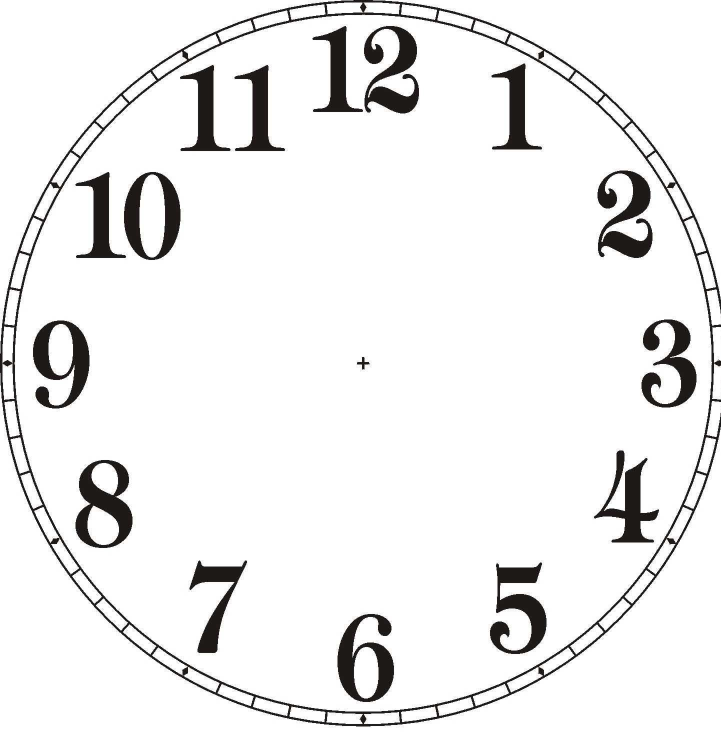
#> input picture clock1.jpg, 1442 x 1471 px, found by its file name (shown at 1/2 size)
$ python clock.py   (older library calls are emulated)
#> lines starting #> are read from the running program, lines starting #| are printed output that depends on the picture
from tkinter import *
from PIL import Image,ImageTk,ImageDraw
from datetime import *
import time
from math import *

class clock():
    def __init__(self,root):
        self.root = root
        self.root.iconbitmap("C:/Users/MUHAMMAD RAFAY/Downloads/333333333333 (1).ico")
        self.root.title("Clock")
        self.root.geometry("1350x750+0+0")
        self.root.config(bg="indigo")

        title = Label(self.root,text = "BMS ANALOG CLOCK",font=("Monotype Corsiva",50,"bold"),
                     bg="black",fg="white",bd=4)
        title.place(x=0,y=50,relwidth=1)

        self.lbl = Label(self.root,bg="white",bd = 20 , relief = RAISED)
        self.lbl.place(x=450,y=160,height=400,width=400)
#         self.clock_image()
        self.working()

    def clock_image(self,hr,minute,sec):
#> called with hr = 690, minute = 306, sec = 240
        clock=Image.new("RGB",(400,400),(255,255,255))
#> clock: PIL image 400x400 RGB; every value is 255
        draw = ImageDraw.Draw(clock)
        #------------CLOCK IMAGE---------------
        bg = Image.open("C:/Users/MUHAMMAD RAFAY/Desktop/PROGRAMMING FUNDAMENTAL/PROGRAMMING FUNDAMENTAL/Projects/Analog Clock/clock1.jpg")
#> bg is the input picture: PIL image 1442x1471 RGB; mean R, G, B 237.2, 236.9, 236.8
        bg = bg.resize((300,300),Image.ANTIALIAS)
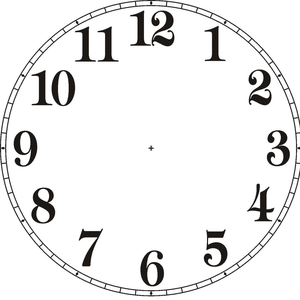
#> bg: PIL image 300x300 RGB; mean R, G, B 236.6, 236.4, 236.2
        clock.paste(bg,(50,50))
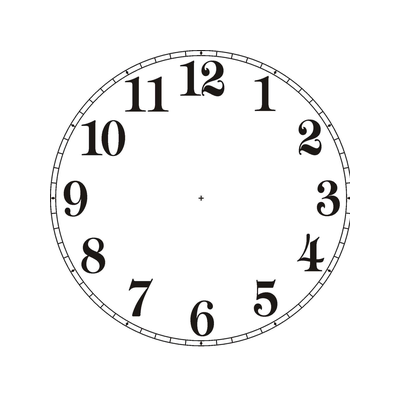
#> clock: PIL image 400x400 RGB; mean R, G, B 244.7, 244.5, 244.4

        # [8 lines of commented-out code are left out]
        origin = 200,200

        #------------Hour Line IMAGE---------------
        draw.line((origin,200+50*sin(radians(hr)),200-50*cos(radians(hr))),
                  fill="black",width=4)
        #------------Minute Line IMAGE---------------
        draw.line((origin,200+80*sin(radians(minute)),200-80*cos(radians(minute))),
                  fill="blue",width=3)
        #------------Sec Line IMAGE---------------
        draw.line((origin,200+80*sin(radians(sec)),200-100*cos(radians(sec))),
                  fill="green",width=4)
        draw.ellipse((195,195,210,210),fill="black")
        clock.save("new_clock.png")
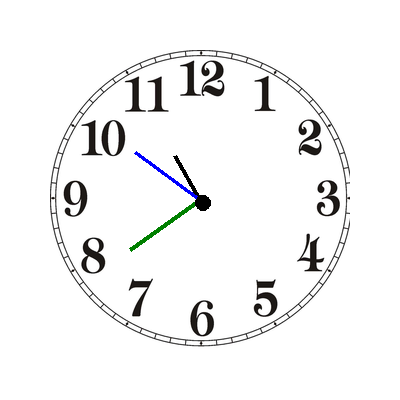
#> saved as new_clock.png: PIL image 400x400 RGB; mean R, G, B 243.1, 243.2, 243.3

    def working(self):
        h = datetime.now().time().hour
        m = datetime.now().time().minute
        s = datetime.now().time().second

        hr = (h/12)*360
        minute = (m/60)*360
        sec = (s/60)*360
#         print(h,m,s)
#         print(hr,minute,sec)
        self.clock_image(hr,minute,sec)
        self.img=ImageTk.PhotoImage(file="new_clock.png")
        self.lbl.config(image=self.img)
        self.lbl.after(200,self.working)


root=Tk()
# root.mainloop()
obj = clock(root)

$ run again, with clock.jpg copied over clock1.jpg
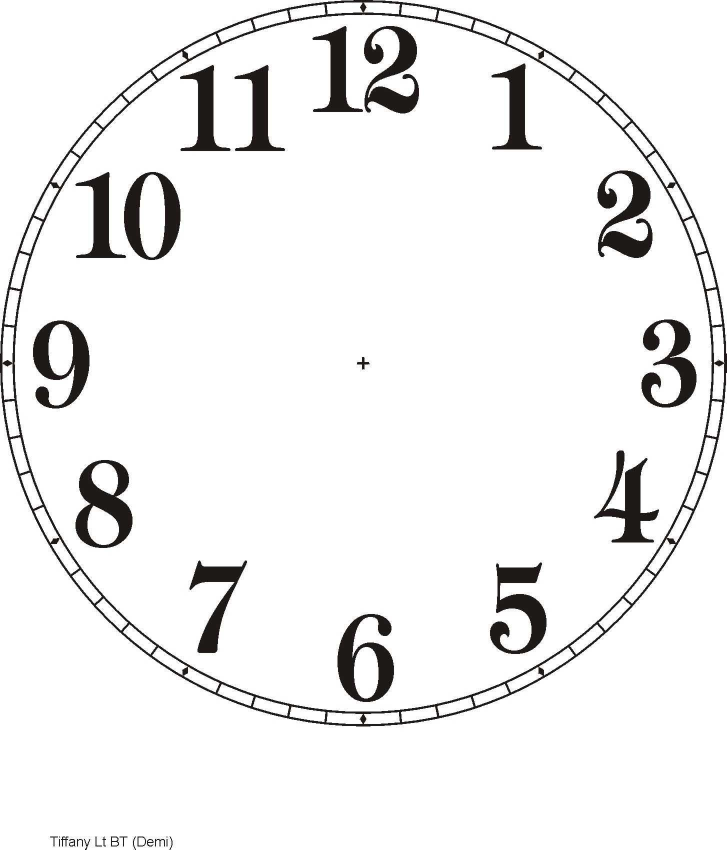
#> input picture clock.jpg, 1453 x 1699 px, found by its file name (shown at 1/2 size)
#> in clock_image, bg is the input picture: PIL image 1453x1699 RGB; mean R, G, B 239.5, 239.3, 239.1
#> in clock_image, `bg = bg.resize((300,300),Image.ANTIALIAS)`:
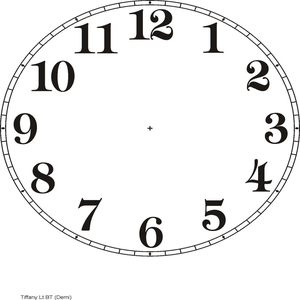
#> bg: PIL image 300x300 RGB; mean R, G, B 238.9, 238.7, 238.6
#> in clock_image, `clock.save("new_clock.png")`:
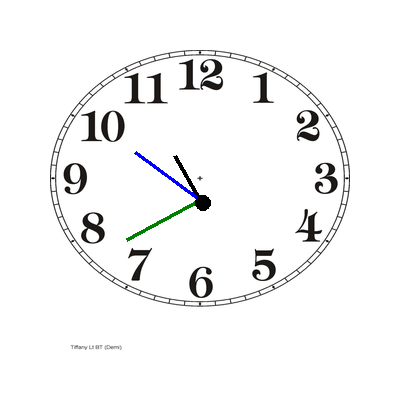
#> saved as new_clock.png: PIL image 400x400 RGB; mean R, G, B 244.5, 244.6, 244.7
